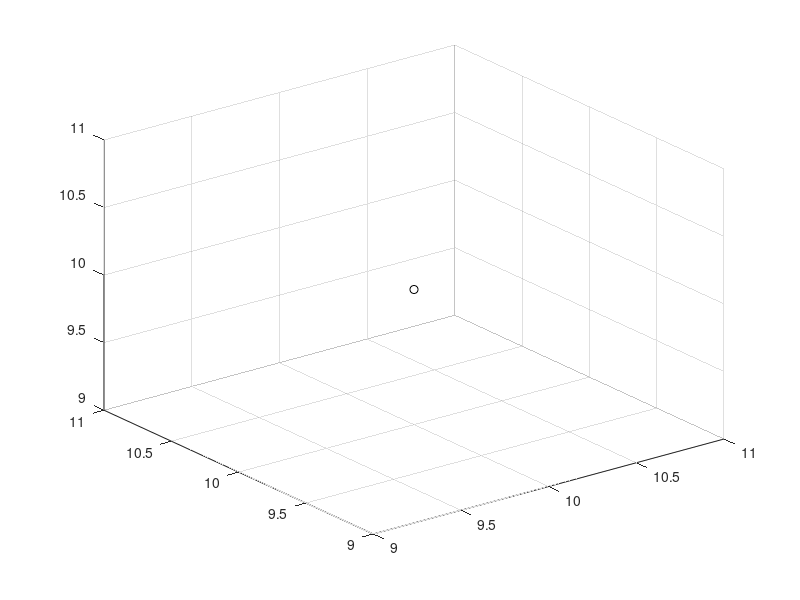

Recreate this plot in MATLAB.
t = linspace(0,2*pi,100);
x = 6*cos(t);
y = 2*sin(t);

%{
figure(123)
subplot(1,3,1)
plot(x,y)
axis image
subplot(1,3,2)
plot(x,y)
axis equal
subplot(1,3,3)
plot(x,y)
axis square
%}


% dim(3) function
figure(4)
plot3(10,10,10, 'ko')
grid 












































